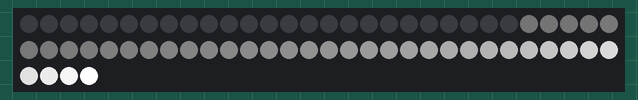
Bench run of a sketch on a simulated Arduino Uno, built with avr-gcc and run on an emulated ATmega328P. Shown: 64 RGB LEDs in strip order, left to right, continuing on the next row.

Above: at 0.1 s.

The sketch:

Brightness.ino
```cpp
/* This example shows how to make an LED pattern with a large
 * dynamic range using the the extra 5-bit brightness register in
 * the APA102.
 *
 * It sets every LED on the strip to white, with the dimmest
 * possible white at the input end of the strip and the brightest
 * possible white at the other end, and a smooth logarithmic
 * gradient between them.
 *
 * The dimmest possible white is achieved by setting the red,
 * green, and blue color channels to 1, and setting the
 * brightness register to 1.  The brightest possibe white is
 * achieved by setting the color channels to 255 and setting the
 * brightness register to 31.
 */

/* By default, the APA102 library uses pinMode and digitalWrite
 * to write to the LEDs, which works on all Arduino-compatible
 * boards but might be slow.  If you have a board supported by
 * the FastGPIO library and want faster LED updates, then install
 * the FastGPIO library and uncomment the next two lines: */
// #include <FastGPIO.h>
// #define APA102_USE_FAST_GPIO

#include <APA102.h>

// Define which pins to use.
const uint8_t dataPin = 11;
const uint8_t clockPin = 12;

// Create an object for writing to the LED strip.
APA102<dataPin, clockPin> ledStrip;

// Set the number of LEDs to control.
const uint16_t ledCount = 64;

// We define "power" in this sketch to be the product of the
// 8-bit color channel value and the 5-bit brightness register.
// The maximum possible power is 255 * 31 (7905).
const uint16_t maxPower = 255 * 31;

// The power we want to use on the first LED is 1, which
// corresponds to the dimmest possible white.
const uint16_t minPower = 1;

// Calculate what the ratio between the powers of consecutive
// LEDs needs to be in order to reach the max power on the last
// LED of the strip.
const float multiplier = pow(maxPower / minPower, 1.0 / (ledCount - 1));

void setup()
{
}

// This function sends a white color with the specified power,
// which should be between 0 and 7905.
void sendWhite(uint16_t power)
{
  // Choose the lowest possible 5-bit brightness that will work.
  uint8_t brightness5Bit = 1;
  while(brightness5Bit * 255 < power && brightness5Bit < 31)
  {
    brightness5Bit++;
  }

  // Uncomment this line to simulate an LED strip that does not
  // have the extra 5-bit brightness register.  You will notice
  // that roughly the first third of the LED strip turns off
  // because the brightness8Bit equals zero.
  //brightness = 31;

  // Set brightness8Bit to be power divided by brightness5Bit,
  // rounded to the nearest whole number.
  uint8_t brightness8Bit = (power + (brightness5Bit / 2)) / brightness5Bit;

  // Send the white color to the LED strip.  At this point,
  // brightness8Bit multiplied by brightness5Bit should be
  // approximately equal to power.
  ledStrip.sendColor(brightness8Bit, brightness8Bit, brightness8Bit, brightness5Bit);
}

void loop()
{
  ledStrip.startFrame();
  float power = minPower;
  for(uint16_t i = 0; i < ledCount; i++)
  {
    sendWhite(power);
    power = power * multiplier;
  }
  ledStrip.endFrame(ledCount);
}
```
